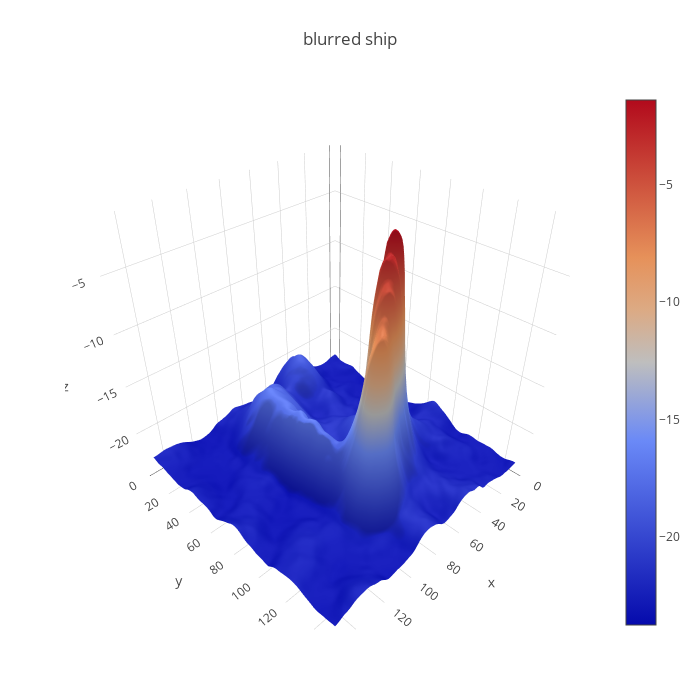

Write notebook code for a chart like this one.
### Code cell
plotmy3d(blur2[0, ..., 0], 'blurred ship')

### Figure 1 — Plotly figure (JSON) as saved in the notebook; plotly's stock layout.template omitted (floating-point values rounded to 4 significant figures; data arrays with more than 128 entries replaced by an {"elided": "..."} marker saying what was removed)
{"data": [{"type": "surface", "z": {"elided": "150x150 float values"}}], "layout": {"autosize": false, "height": 700, "margin": {"b": 65, "l": 65, "r": 50, "t": 90}, "title": "blurred ship", "width": 700}}
